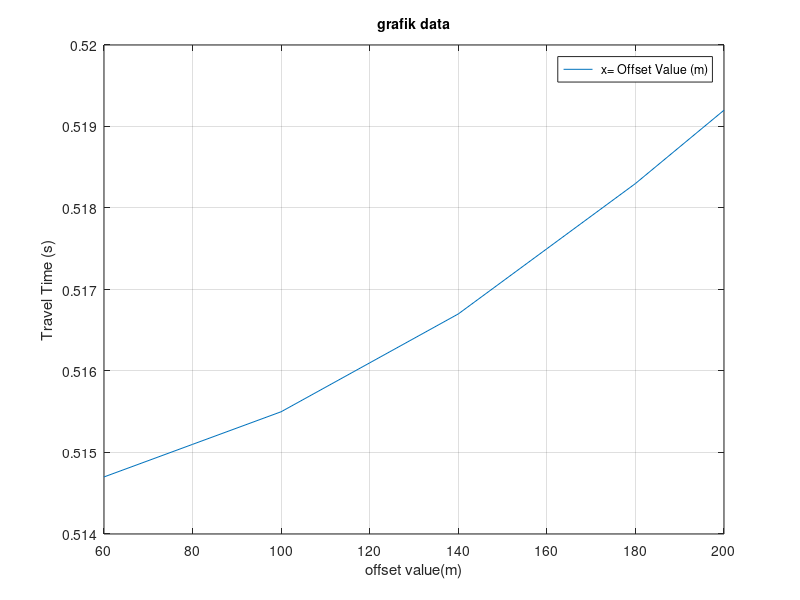

Recreate this plot in MATLAB.
%soal pertama

clear
clc

%constanta
m1 = ' real';
m2 = 'real';
z = 'real';
v = 'real';

%data tabel
X = [ 60 80 100 120 140 160 180 200];%offset
t = [0.5147 0.5151 0.5155 0.5161 0.5167 0.5175 0.5183 0.5192];%travel time

%matriks Gm=d
G = [1,3600;1,6400;1,10000;1,14400;1,19600;1,25600;1,32400;1,40000];
m = [m1,m2];
d = [0.26491609;0.26532801;0.26574025;0.26635921;0.26697889;0.26780625;0.26863489;0.26956864];

%matriks tranpose
Gt = G';

% mencari m dari GtGm = Gtd
format long
m = inv(Gt*G)*(Gt*d);
m1 = m (1,1);
m2 = m (2,1);

%plot data observasi
plot(X,t);
grid;
xlabel('offset value(m)');
ylabel('Travel Time (s)');
title('\fontsize{14} grafik data ');
legend(' x= Offset Value (m)',' y= Travel Time (s)');

%jawaban
v = (1/m2)^0.5; % nilai kecepatan gelombang seismik
z = ((m1*(v^2))/4)^0.5; % nilai reflektor mendatar terhadap permukaan
